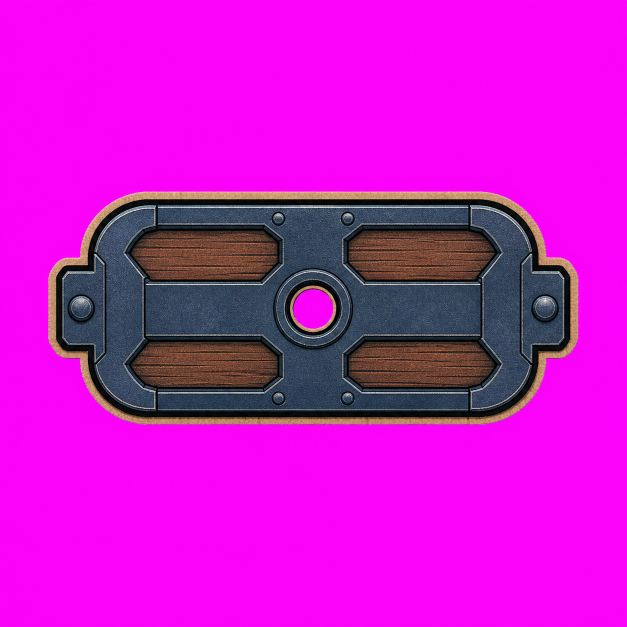
#> input picture v_apha/assets/_archive/crossbow-family-reset-2026-07-22/approved-canon-modules/ranger/ranger__ammo_child__bolt_magazine_v1_chroma.png, 1254 x 1254 px, found by its file name (shown at 1/2 size)
$ python prepare_ranger_bolt_magazine.py
#> lines starting #> are read from the running program, lines starting #| are printed output that depends on the picture
### v_apha/scripts/prepare_fortress_ranged_stone_chunk_b.py
#!/usr/bin/env python3
"""Promote fortress-ranged stone debris chunk B and compare the shared kit."""

from __future__ import annotations

import json
import shutil
from pathlib import Path

from PIL import Image, ImageDraw, ImageFont


ROOT = Path(__file__).resolve().parents[1]
CANDIDATES = ROOT / "assets/staging/candidates/modules/fortress_ranged"
CANON = ROOT / "assets/approved/canon/modules/fortress_ranged"
REVIEW = ROOT / "assets/staging/reviews/modules/fortress_ranged"
SOURCE = CANDIDATES / "fortress_ranged__debris__stone_rim_chunk_b_v1_chroma.png"
BASE_META = CANON / "fortress_ranged__base_token__round_light_v1.json"
CHUNK_A_IMAGE = CANON / "fortress_ranged__debris__stone_rim_chunk_a_v1_alpha.png"
CHUNK_A_META = CANON / "fortress_ranged__debris__stone_rim_chunk_a_v1.json"
NAME = "fortress_ranged__debris__stone_rim_chunk_b_v1"
SCALE_TO_BASE = 0.115


def chroma_to_alpha(source: Image.Image) -> Image.Image:
    out = source.convert("RGBA")
    pixels = []
    for r, g, b, _ in out.getdata():
        # Key the saturated magenta field while retaining the tan cut edge.
        dominance = min(r - g, b - g)
        # ImageGen leaves a thin compressed pink fringe around the cut line.
        # This asset has no legitimate pink material, so remove the full hue family.
        alpha = 0 if r > 130 and b > 120 and g < 145 and dominance > 32 else 255
        pixels.append((r, g, b, alpha))
#> this loop made 1572516 passes
#> (r, g, b, dominance) on passes 1 to 3: (240, 11, 240, 229), (248, 7, 248, 241), (249, 4, 250, 245)
#> after the loop, pixels = 1572516 items
    out.putdata(pixels)
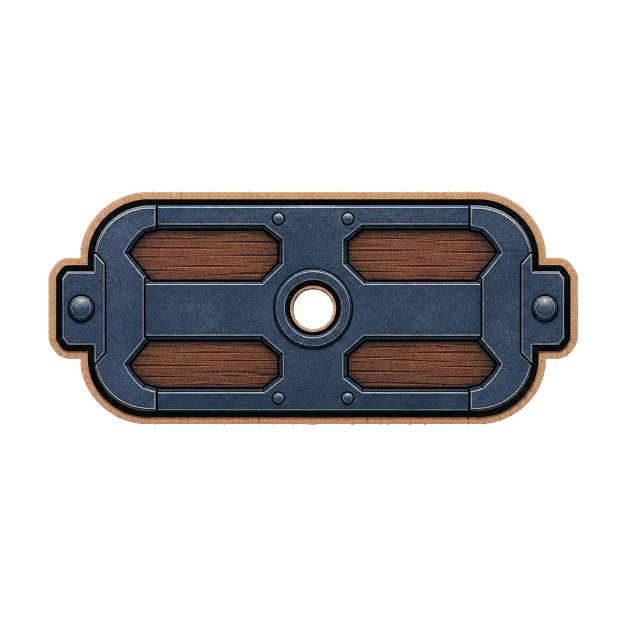
#> out: PIL image 1254x1254 RGBA (shown at 1/2 size); mean R, G, B, A 201.9, 21.3, 200.6, 70.7; transparent parts drawn white
    return out


# [130 lines left out: functions tight_bbox, center_of_mass, checker, main, not called in this run]


# [2 lines that do not run on import are left out]

### v_apha/scripts/prepare_ranger_bolt_magazine.py
#!/usr/bin/env python3
"""Promote Ranger's detachable bolt magazine and validate weapon assembly."""

from __future__ import annotations

import json
import shutil
from pathlib import Path

from PIL import Image, ImageDraw, ImageFont

from prepare_fortress_ranged_stone_chunk_b import chroma_to_alpha, checker


ROOT = Path(__file__).resolve().parents[1]
NAME = "ranger__ammo_child__bolt_magazine_v1"
CANDIDATES = ROOT / "assets/staging/candidates/modules/ranger"
SOURCE = CANDIDATES / f"{NAME}_chroma.png"
CANON = ROOT / "assets/approved/canon/modules/ranger"
REVIEW = ROOT / "assets/staging/reviews/modules/ranger"
WEAPON_META = CANON / "ranger__active_primary__rapid_crossbow_v1.json"
WEAPON_IMAGE = CANON / "ranger__active_primary__rapid_crossbow_v1_alpha.png"
WIDTH_TO_WEAPON = 0.18


def main() -> None:
    CANON.mkdir(parents=True, exist_ok=True)
    REVIEW.mkdir(parents=True, exist_ok=True)
    full = chroma_to_alpha(Image.open(SOURCE).convert("RGBA"))
    full_path = CANDIDATES / f"{NAME}_alpha_full.png"
    full.save(full_path, optimize=True)
    bounds = full.getchannel("A").point(lambda a: 255 if a > 18 else 0).getbbox()
#> bounds = (97, 383, 1156, 849)
    if not bounds:
        raise RuntimeError("empty bolt-magazine cutout")
    crop = full.crop(bounds)
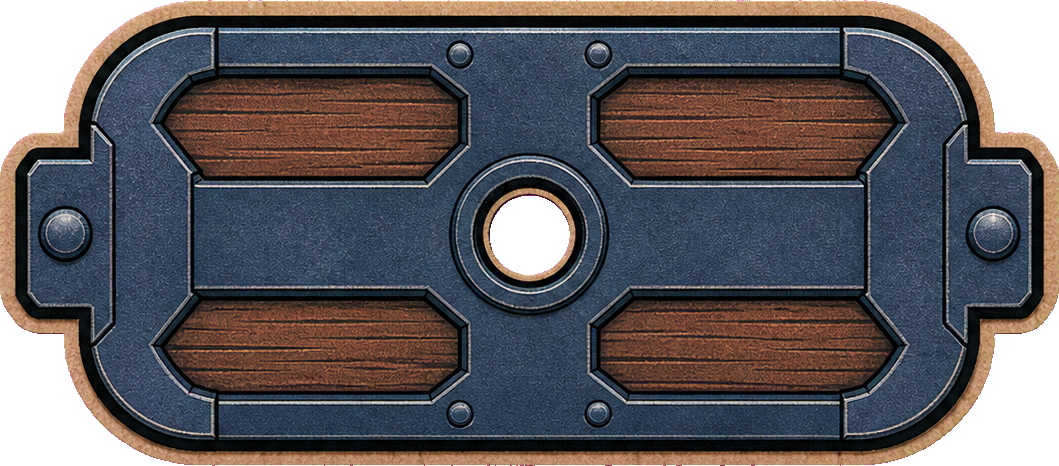
#> crop: PIL image 1059x466 RGBA; mean R, G, B, A 94.4, 62.4, 94.2, 225.3; transparent parts drawn white
    pivot = [crop.width // 2, crop.height // 2]
#> pivot = [529, 233]

    alpha_path = CANON / f"{NAME}_alpha.png"
    chroma_path = CANON / f"{NAME}_chroma.png"
    crop.save(alpha_path, optimize=True)
    shutil.copy2(SOURCE, chroma_path)

#> (the run stopped early here; a loop or call above may not have finished)

$ run again, with v_apha/assets/_archive/crossbow-family-reset-2026-07-22/approved-canon-modules/ranger/ranger__active_primary__rapid_crossbow_v1_chroma.png copied over v_apha/assets/_archive/crossbow-family-reset-2026-07-22/approved-canon-modules/ranger/ranger__ammo_child__bolt_magazine_v1_chroma.png
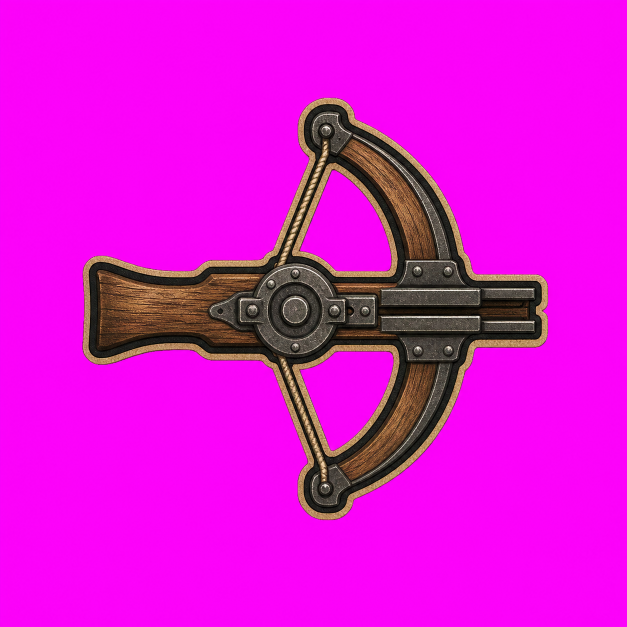
#> input picture v_apha/assets/_archive/crossbow-family-reset-2026-07-22/approved-canon-modules/ranger/ranger__active_primary__rapid_crossbow_v1_chroma.png, 1254 x 1254 px, found by its file name (shown at 1/2 size)
#> the loop in chroma_to_alpha, `for r, g, b, _ in out.getdata():` made 1572516 passes
#> (r, g, b, dominance) on passes 1 to 3: (240, 12, 240, 228), (248, 9, 248, 239), (250, 5, 249, 244)
#> after the loop in chroma_to_alpha, `for r, g, b, _ in out.getdata():`: pixels = 1572516 items
#> in chroma_to_alpha, `out.putdata(pixels)`:
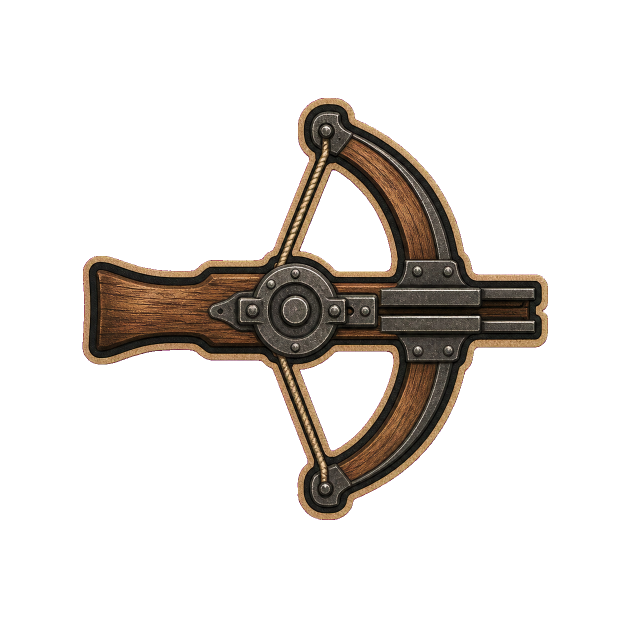
#> out: PIL image 1254x1254 RGBA (shown at 1/2 size); mean R, G, B, A 222.4, 16, 213.4, 47.1; transparent parts drawn white
#> bounds = (165, 196, 1096, 1040)
#> in main, `crop = full.crop(bounds)`:
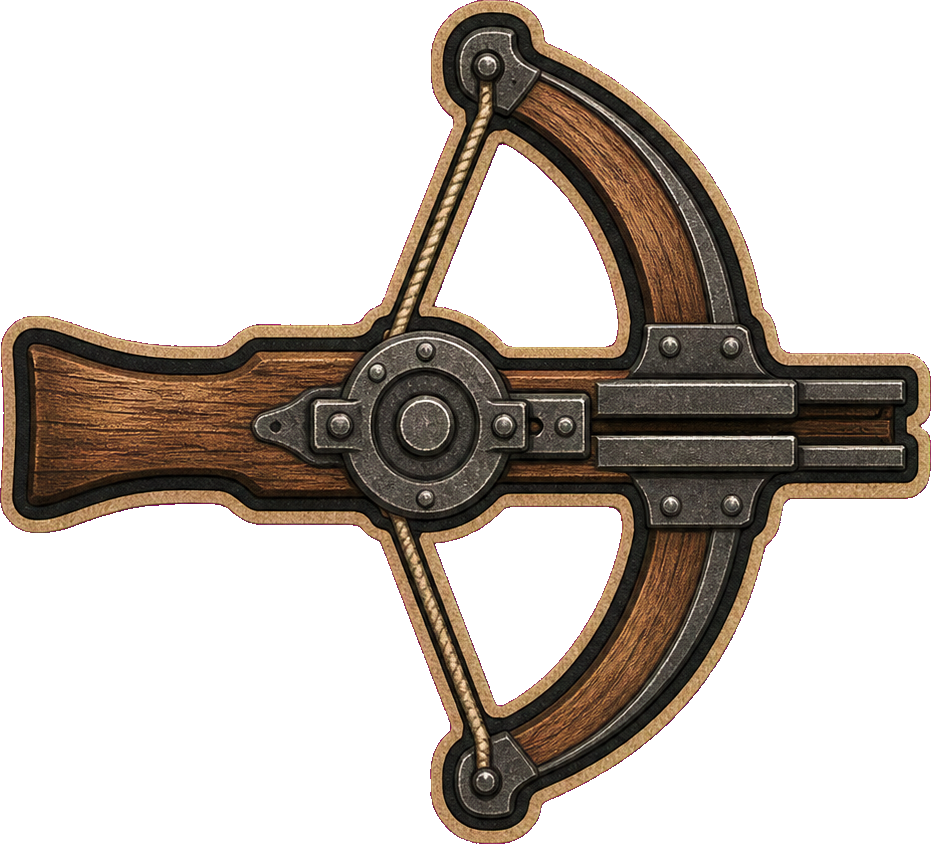
#> crop: PIL image 931x844 RGBA; mean R, G, B, A 193.4, 29.5, 177.5, 94.3; transparent parts drawn white

$ run again, with v_apha/assets/_archive/crossbow-family-reset-2026-07-22/approved-canon-modules/ranger/ranger__aim_child__hunting_optics_v1_chroma.png copied over v_apha/assets/_archive/crossbow-family-reset-2026-07-22/approved-canon-modules/ranger/ranger__ammo_child__bolt_magazine_v1_chroma.png
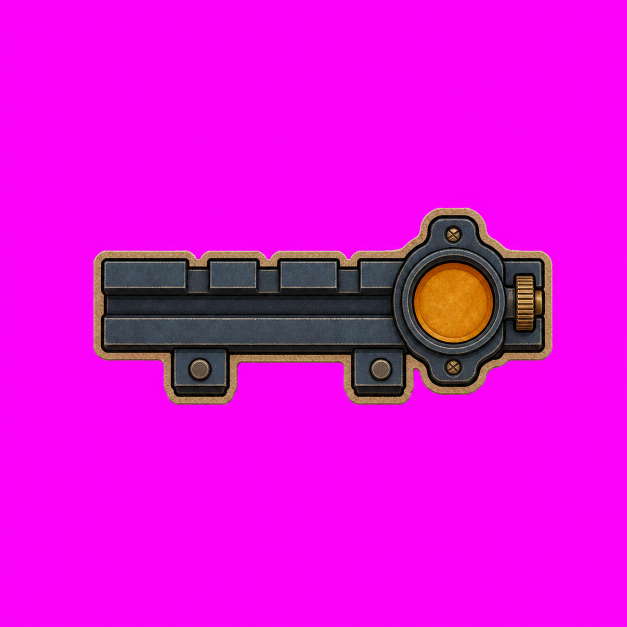
#> input picture v_apha/assets/_archive/crossbow-family-reset-2026-07-22/approved-canon-modules/ranger/ranger__aim_child__hunting_optics_v1_chroma.png, 1254 x 1254 px, found by its file name (shown at 1/2 size)
#> the loop in chroma_to_alpha, `for r, g, b, _ in out.getdata():` made 1572516 passes
#> (r, g, b, dominance) on passes 1 to 3: (240, 12, 239, 227), (248, 8, 247, 239), (250, 4, 249, 245)
#> after the loop in chroma_to_alpha, `for r, g, b, _ in out.getdata():`: pixels = 1572516 items
#> in chroma_to_alpha, `out.putdata(pixels)`:
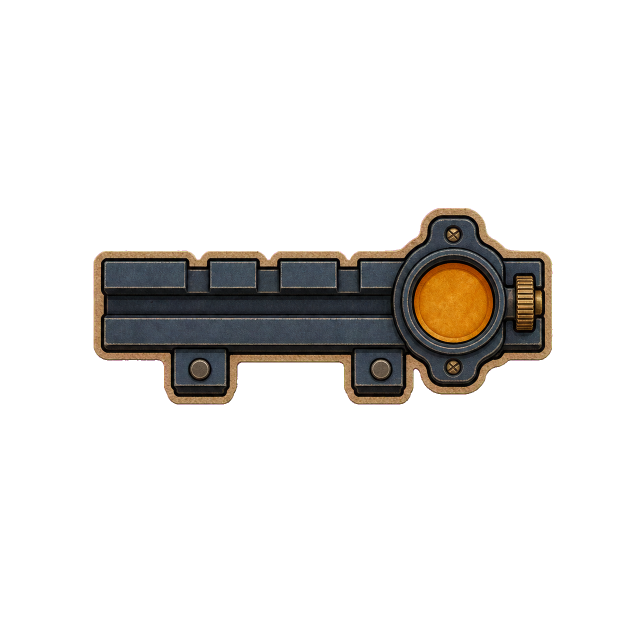
#> out: PIL image 1254x1254 RGBA (shown at 1/2 size); mean R, G, B, A 225.2, 13.5, 219.5, 39.8; transparent parts drawn white
#> bounds = (187, 416, 1105, 809)
#> in main, `crop = full.crop(bounds)`:
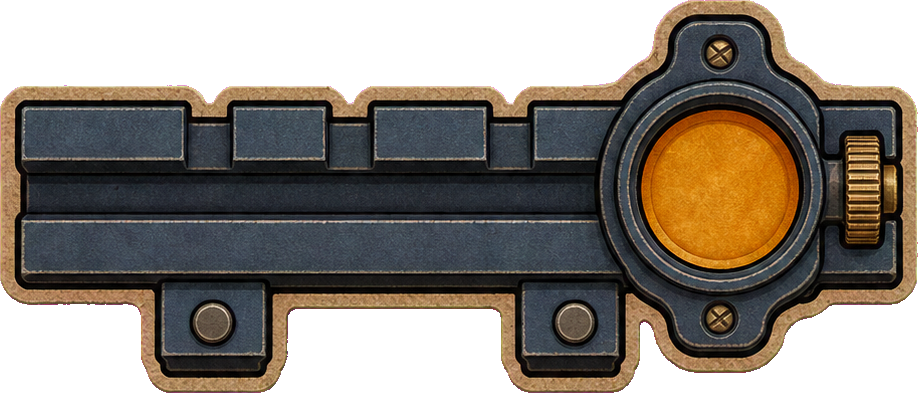
#> crop: PIL image 918x393 RGBA; mean R, G, B, A 137.1, 50.5, 119.7, 173.4; transparent parts drawn white
